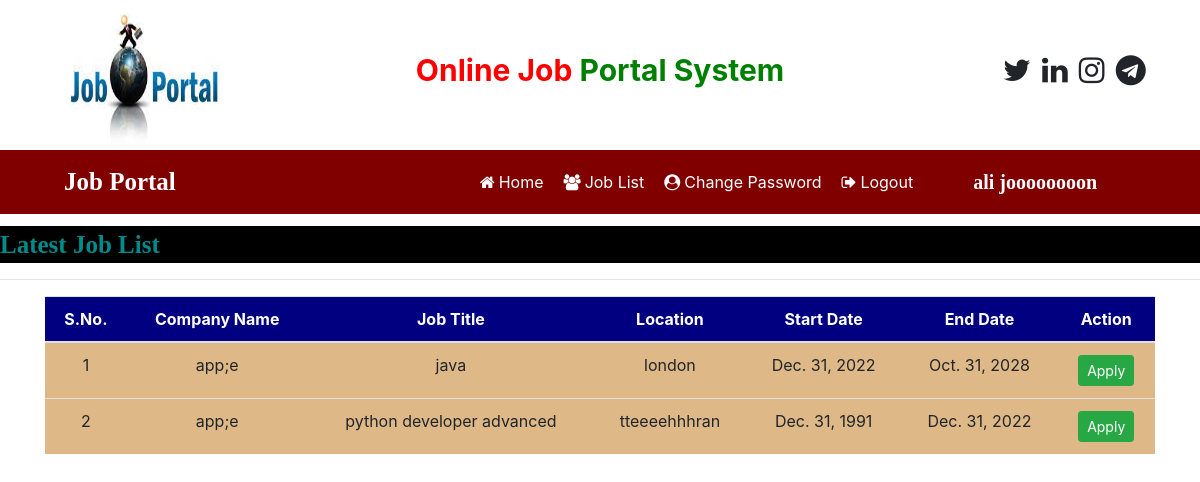
Before: /user_latestjobs (signed in) with the older database file.
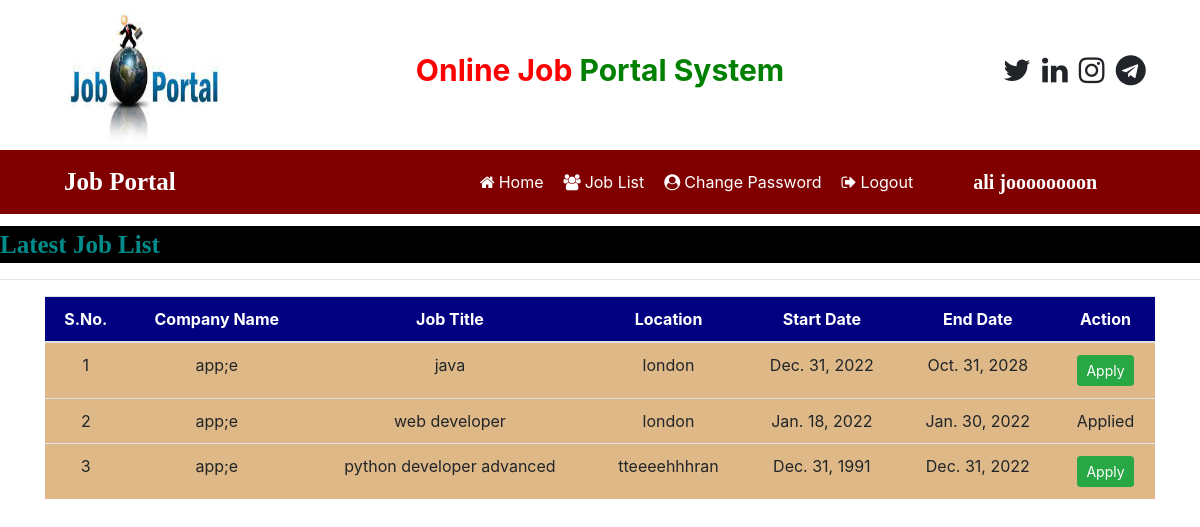
After: the same page with the newer database file.
### job/models.py (models this page shows, shortened)
class Job(models.Model):
    recruiter = models.ForeignKey(Recruiter,on_delete=models.CASCADE)
    start_date = models.DateField()
    end_date = models.DateField()
    title = models.CharField(max_length=100)
    salary = models.FloatField(max_length=20)
    image = models.FileField()
    description = models.CharField(max_length=300)
    experience = models.CharField(max_length=50)
    location = models.CharField(max_length=100)
    skills = models.CharField(max_length=100)
    creationdate = models.DateField()

class Recruiter(models.Model):
    user = models.ForeignKey(User, on_delete=models.CASCADE)
    mobile = models.CharField(max_length=15, null=True)
    image = models.FileField(null=True)
    gender = models.CharField(max_length=10, null=True)
    company = models.CharField(max_length=100, null=True)
    type = models.CharField(max_length=15, null=True)
    status = models.CharField(max_length=20, null=True)

### job/views.py (the view)
# urls.py: path('user_latestjobs', user_latestjobs, name='user_latestjobs'),
def user_latestjobs(request):
    job = Job.objects.all().order_by('-start_date')
    user = request.user
    student = StudentUser.objects.get(user=user)
    data = Apply.objects.filter(student=student)
    li = []
    for i in data:
        li.append(i.job.id)
    d = {'job':job,'li':li}
    return render(request, 'job/user_latestjobs.html',d)

### job/templates/job/user_latestjobs.html (shortened to what this page needs)
{% load static %}
{% block body %}
{% include 'job/user_navigation.html' %}
<marquee behavior="" direction="" style="font-family: cursive; font-size: 25px; color: darkcyan;background-color: black; font-weight: bold; margin-top: 1%;">
    Latest Job List
</marquee>
<hr>
<div class="container">
    <table id="example" class="table table-hover ">
        <thead>
            <tr style="background-color: #000080; color: white;">
                <th>S.No.</th>
                <th>Company Name</th>
                <th>Job Title</th>
                <th>Location</th>
                <th>Start Date</th>
                <th>End Date</th>
                <th>Action</th>
            </tr>
        </thead>
        <tbody>
            {% for i in job %}
                <tr style="background-color: #DEB887;">
                    <td>{{forloop.counter}}</td>
                    <td>{{i.recruiter.company}}</td>
                    <td>{{i.title}}</td>
                    <td>{{i.location}}</td>
                    <td>{{i.start_date}}</td>
                    <td>{{i.end_date}}</td>
                    {% if i.id in li %}
                    <td>
                        Applied
                    </td>
                    {% else %}
                    <td>
                        <a href="{% url 'job:job_detail' i.id %}" class="btn btn-success btn-sm" >Apply</a>
                    </td>
                    {% endif %}
                </tr>
            {% endfor %}
        </tbody>
    </table>
</div>
{% endblock body %}

Changed rows visible on the page:
added Job: recruiter.company "app;e", title "web developer", location "london", start_date "Jan. 18, 2022", end_date "Jan. 30, 2022", shows "Applied"
